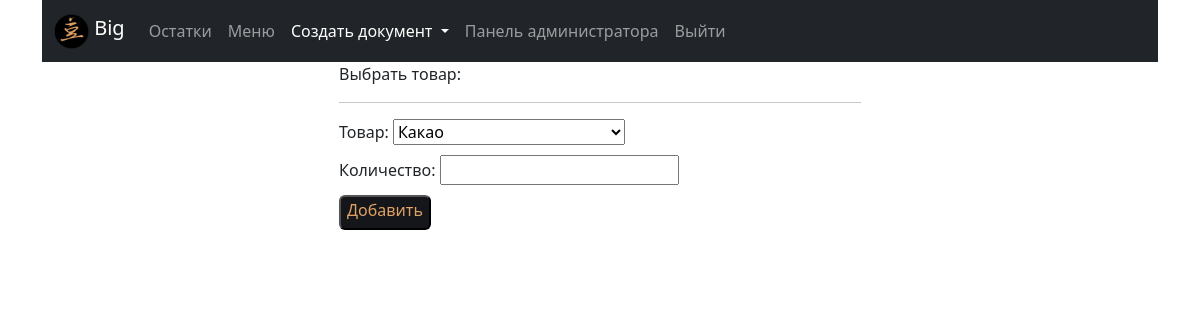
/products (signed in), run on an earlier commit of the app's database.
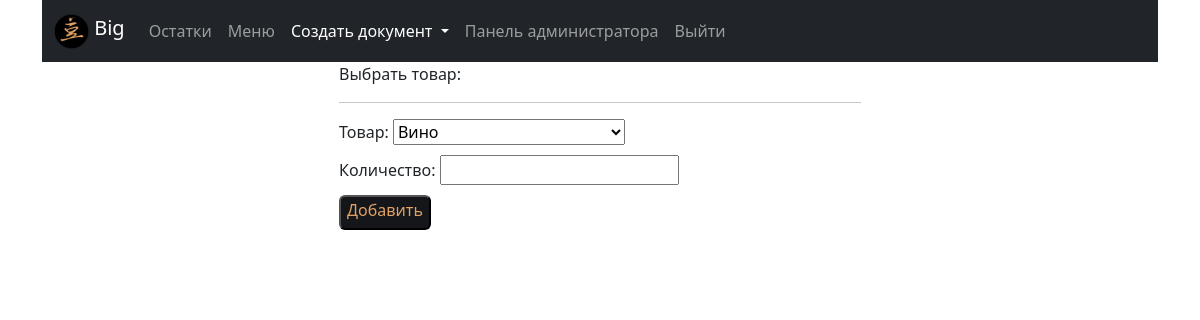
And on a later commit of the database.
### cafecrm/models.py (models this page shows, shortened)
class Products(models.Model):
    PRODUCT = 'product'
    SNACK = 'snack'
    TARE = 'tare'
    PRODUCT_TYPE = ((PRODUCT, 'продукт'), (SNACK, 'штучный товар'), (TARE, 'тара'))
    PC = 'шт.'
    ML = 'мл'
    GR = 'гр'
    UNITS = ((PC, 'шт.'), (ML, 'мл'), (GR, 'гр'))
    product_name = models.CharField(max_length=250, verbose_name='Наименование')
    unit = models.CharField(max_length=20, choices=UNITS, verbose_name='Единица измерения')
    product_type = models.CharField(max_length=20, choices=PRODUCT_TYPE, verbose_name='Категория')
    slug = models.SlugField(max_length=200, db_index=True, unique='product_name')
    price = models.DecimalField(max_digits=10, decimal_places=2, default=0.00, verbose_name='Цена', blank=True, null=True)
    stock = models.PositiveIntegerField(default=0, verbose_name='Остаток', blank=True, null=True)
    min_stock = models.PositiveSmallIntegerField(default=0, verbose_name='Минимальный остаток', blank=True, null=True)
    description = models.TextField(blank=True, verbose_name='Описание')
    need_to_order = property(
        lambda self: (self.min_stock - self.stock if self.stock < self.min_stock else 0)
        )
    class Meta:
        verbose_name = 'Product'
        verbose_name_plural = 'Products'
        ordering = ['product_type', 'product_name']
        index_together = (('id', 'slug'),)

### cafecrm/views.py (the view)
# urls.py: path('products', views.products, name='products'),
def products(request):
    products = Products.objects.all().order_by('product_name')
    doc_product_form = DoctempAddProductForm()
    prev_page = 'products'
    return render(request,
                  'cafecrm/products.html',
                  {'title': 'Products',
                   'products': products,
                   'prev_page': prev_page,
                   'doc_product_form': doc_product_form}
                  )

### doc_temp/forms.py
class DoctempAddProductForm(forms.Form):
    product_name = forms.ChoiceField(choices=product_choice, label='Товар')
    quantity = forms.IntegerField(min_value=1, label='Количество')
    update = forms.BooleanField(required=False, initial=False, widget=forms.HiddenInput)

### doc_temp/context_processors.py (called while the page is built)
def doc(request):
    return {'doc_temp': Doctemp(request)}

### doc_temp/forms.py (called while the page is built)
def product_choice():
    product_choice = [(item.id, str(item.product_name)) for item in Products.objects.all()]
    return product_choice

### templates/cafecrm/products.html (shortened to what this page needs)
{% extends "cafecrm/base.html" %}
{%  load static %}
{% block content %}
  <div class="container-fluid">
    <div class="container d-flex justify-content-between">
      <div class="col-3"></div>
      <div class="col-6 text-left">
             <p>Выбрать товар:</p>
             <hr>
             <form action="{% url 'doc_temp:doc_add' %}" method="post">
                 <div class="input-field-form">
                     Товар: {{ doc_product_form.product_name }}
                 </div>
                 <div class="input-field-form">
                     Количество: {{ doc_product_form.quantity }}
                 </div>
                <div class="input-field-form">
               <input type="submit" class="btn-login" value="Добавить">
             </div>
             </form>
      </div>
      <div class="col-3"></div>
    </div>
  </div>
{% endblock %}

What changed in the data, as far as the page shows it:
no longer on this page (row unchanged): Products: product_name "Какао"
added Products: product_name "Вино"
